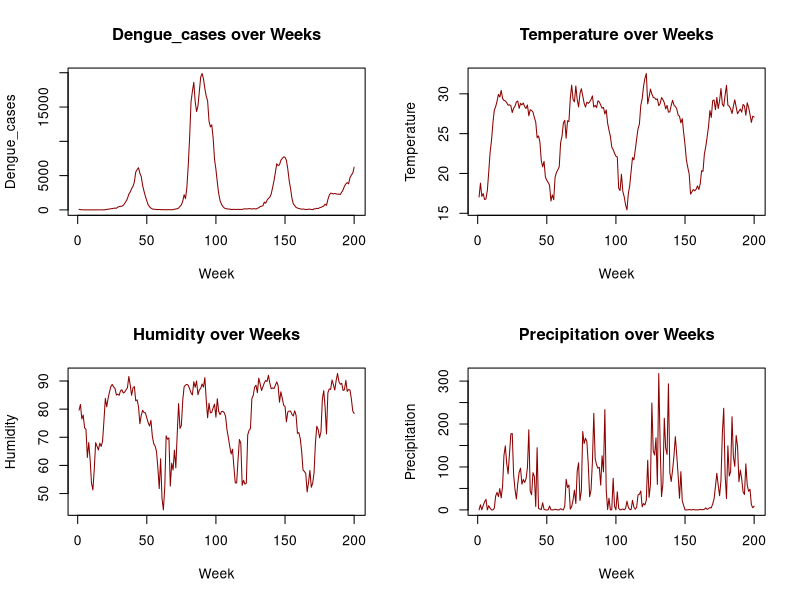
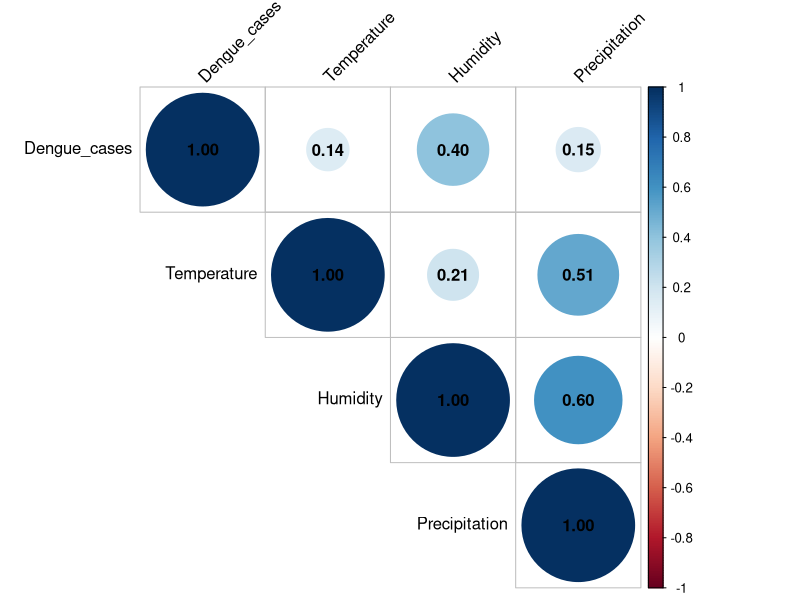

R code for these plots, in order:
# Load data
df <-  read.csv("MyBDweeklyFinaldata.csv",stringsAsFactors = FALSE)

# ---- Basic structure ----
str(df)
dim(df)
summary(df)

# ---- Check for missing values ----
colSums(is.na(df))

# ---- Descriptive statistics function ----
library(dplyr)

descriptive_stats <- function(x) {
  c(
    N       = length(x),
    Mean    = mean(x, na.rm = TRUE),
    SD      = sd(x, na.rm = TRUE),
    Median  = median(x, na.rm = TRUE),
    Min     = min(x, na.rm = TRUE),
    Max     = max(x, na.rm = TRUE),
    Q1      = quantile(x, 0.25, na.rm = TRUE),
    Q3      = quantile(x, 0.75, na.rm = TRUE),
    IQR     = IQR(x, na.rm = TRUE),
    CV      = sd(x, na.rm = TRUE) / mean(x, na.rm = TRUE) * 100,
    Skew    = e1071::skewness(x, na.rm = TRUE),
    Kurtosis = e1071::kurtosis(x, na.rm = TRUE)
  )
}

# Install e1071 if not already installed (for skewness/kurtosis)
if (!require(e1071)) install.packages("e1071")
library(e1071)

vars <- c("Dengue_cases", "Temperature", "Humidity", "Precipitation")
desc_table <- t(sapply(df[vars], descriptive_stats))
desc_table <- round(desc_table, 3)
print(desc_table)

# ---- Correlation matrix ----
cor_matrix <- cor(df[vars], use = "complete.obs", method = "pearson")
print(round(cor_matrix, 3))

# Optional: correlation with significance (p-values)
library(Hmisc)
cor_results <- rcorr(as.matrix(df[vars]))
print(cor_results$r)   # correlation coefficients
print(cor_results$P)   # p-values




# Time series plots (since data is weekly)
par(mfrow = c(2, 2))
for (v in vars) {
  plot(df$Week, df[[v]], type = "l", col = "darkred",
       main = paste(v, "over Weeks"), xlab = "Week", ylab = v)
}
par(mfrow = c(1, 1))

# ---- Correlation plot (visual) ----
if (!require(corrplot)) install.packages("corrplot")
library(corrplot)
corrplot(cor_matrix, method = "circle", type = "upper",
         addCoef.col = "black", tl.col = "black", tl.srt = 45)

# ---- Export summary table to CSV (optional) ----
write.csv(desc_table, "descriptive_stats_summary.csv")
